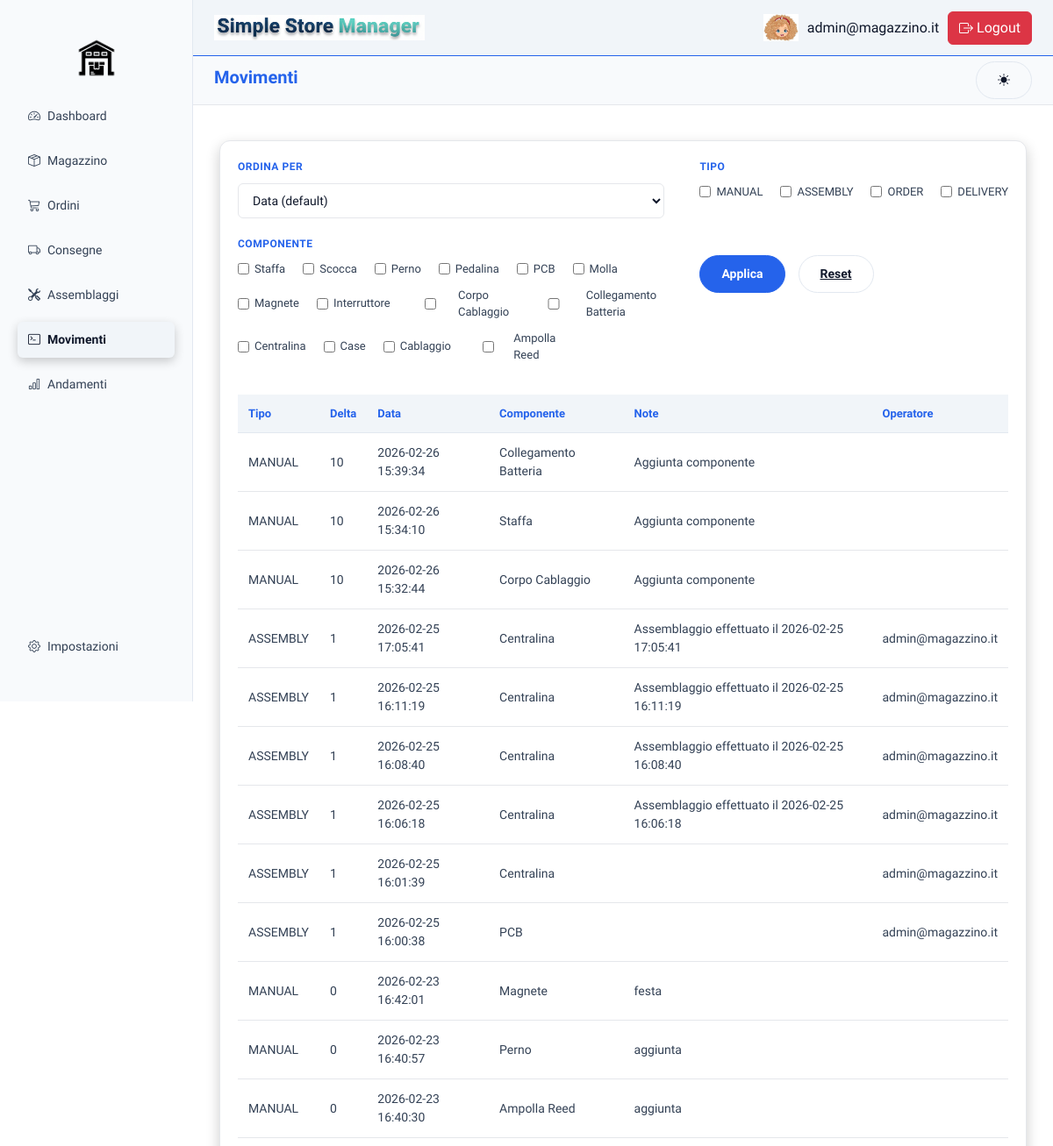
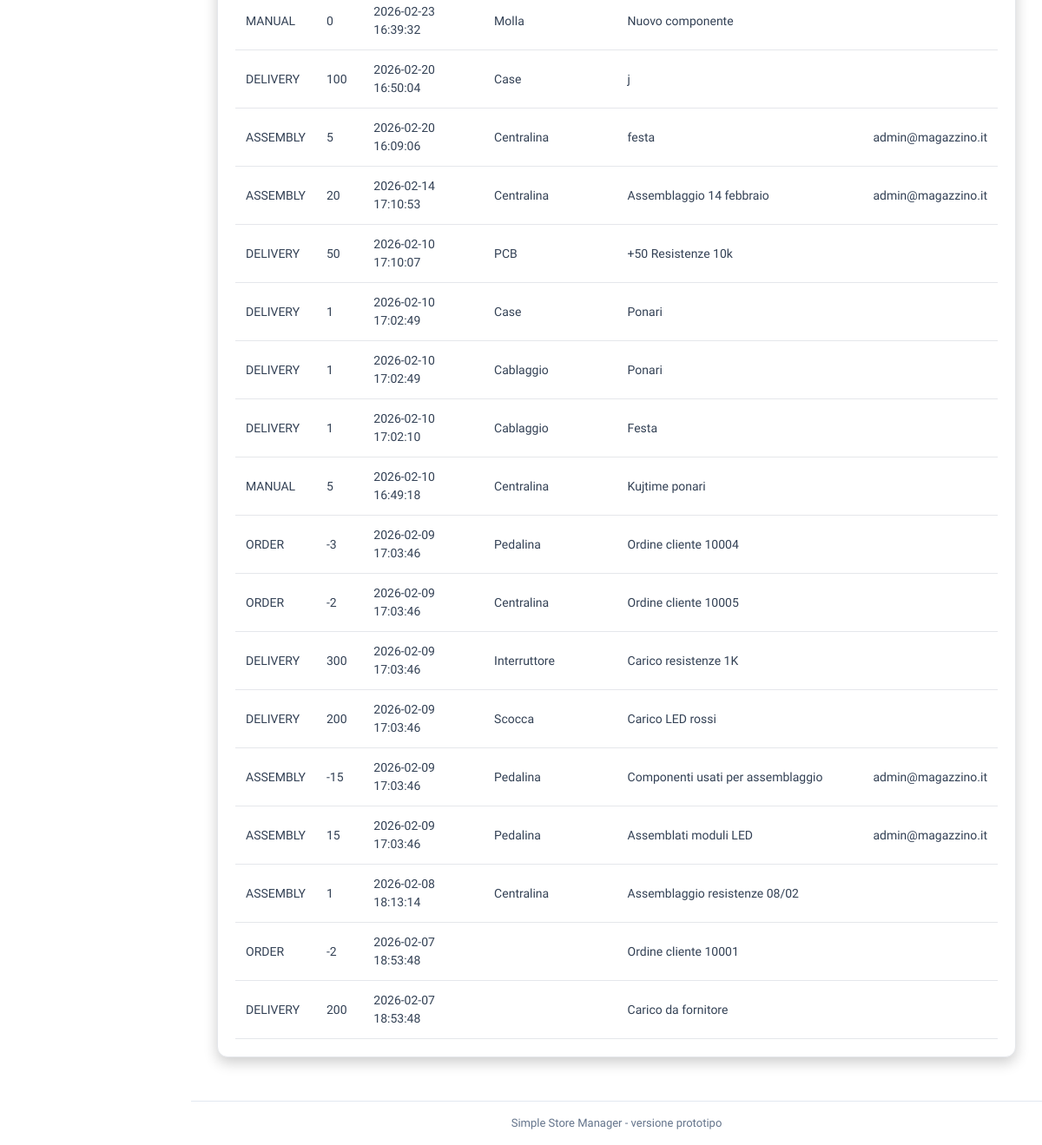
The app's page /index.php?page=movimenti (signed in) with its own data (2 pictures, top to bottom).
### tables this page shows
CREATE TABLE `componenti` (
  `id` int(5) NOT NULL,
  `sku` varchar(50) NOT NULL,
  `nome` varchar(30) NOT NULL,
  `qrcode` varchar(100) DEFAULT NULL,
  `unita_misura` varchar(10) DEFAULT NULL,
  `tipo` enum('RAW','ASSEMBLY') NOT NULL
);

CREATE TABLE `movimenti` (
  `id` int(5) NOT NULL,
  `delta` int(10) NOT NULL,
  `tipo` enum('ORDER','DELIVERY','MANUAL','ASSEMBLY') NOT NULL,
  `id_ordine` int(5) DEFAULT NULL,
  `id_consegna` int(5) DEFAULT NULL,
  `id_assemblaggio` int(5) DEFAULT NULL,
  `id_componente` int(5) DEFAULT NULL,
  `data_movimento` datetime NOT NULL DEFAULT current_timestamp(),
  `note` text DEFAULT NULL
);

CREATE TABLE `utenti` (
  `id` int(5) NOT NULL,
  `email` varchar(30) NOT NULL,
  `password_hash` varchar(255) NOT NULL,
  `ruolo` enum('WAREHOUSE','ADMIN') NOT NULL DEFAULT 'WAREHOUSE',
  `id_ruolo` int(5) DEFAULT NULL
);

### backend/query/movimenti.php (called while the page is built, shortened)
<?php
function getAllMovimenti($filters = []) {
    $pdo = connect();
    $where = [];
    $params = [];
    $sql = "
        SELECT
            m.tipo,
            m.delta,
            m.data_movimento,
            m.note,
            c.nome,
            u.email
        FROM movimenti m
        left JOIN componenti c ON c.id = m.id_componente
        left join assemblaggi a ON a.id = m.id_assemblaggio
        left join utenti u ON u.id = a.id_utente
    ";
    $allowedOrder = [
        'tipo' => 'm.tipo',
        'data' => 'm.data_movimento',
        'nome' => 'c.nome'
    ];
    if (!empty($filters['order']) && isset($allowedOrder[$filters['order']])) {
        $sql .= " ORDER BY " . $allowedOrder[$filters['order']].", m.data_movimento DESC";
    } else {
        $sql .= " ORDER BY m.data_movimento DESC";
    }
    $stmt = $pdo->prepare($sql);
    $stmt->execute($params);
    return $stmt->fetchAll(PDO::FETCH_ASSOC);
}
function getDistinctComponenti() {
    $pdo=connect();
    $sql = "SELECT distinct c.id,c.nome
            FROM movimenti m
            JOIN componenti c ON m.id_componente = c.id
            ORDER BY c.nome DESC;";
    $stmt = $pdo->query($sql);
    return $stmt->fetchAll(PDO::FETCH_ASSOC);
}
?>

### frontend/movimenti/movimenti.php (the view, shortened to what this page needs)
<?php
require_once 'backend/query/movimenti.php';
$filters = [
    'tipo'        => $_GET['tipo'] ?? [],
    'componenti'  => $_GET['componenti'] ?? [],
    'order'       => $_GET['order'] ?? null
];
$movimenti = getAllMovimenti($filters);
$componenti = getDistinctComponenti();
?>
<!DOCTYPE html>
<html lang="it">
<body>
  <div class="main">
    <div class="card full">
      <form method="GET" class="filters" action="">
        <div class="filter-block">
          <label>Ordina per</label>
          <select name="order">
            <option value="">Data (default)</option>
          </select>
        </div>
        <div class="filter-block">
          <label>Tipo</label>
          <div class="checkbox-group">
            <?php foreach (['MANUAL', 'ASSEMBLY', 'ORDER', 'DELIVERY'] as $t): ?>
              <label class="checkbox-item">
                <input
                  type="checkbox"
                  name="tipo[]"
                  value="<?= $t ?>"
                  <?= in_array($t, $_GET['tipo'] ?? []) ? 'checked' : '' ?>>
                <?= $t ?>
              </label>
            <?php endforeach; ?>
          </div>
        </div>
        <div class="filter-block">
          <label>Componente</label>
          <div class="checkbox-group">
            <?php foreach ($componenti as $c): ?>
              <label class="checkbox-item">
                <input
                  type="checkbox"
                  name="componenti[]"
                  value="<?= $c['id'] ?>"
                  <?= in_array($c['id'], $_GET['componenti'] ?? []) ? 'checked' : '' ?>>
                <?= htmlspecialchars($c['nome']) ?>
              </label>
            <?php endforeach; ?>
          </div>
        </div>
        <div class="filter-actions">
          <button type="submit" class="btn-primary">Applica</button>
          <a href="index.php?page=movimenti" class="btn-secondary">Reset</a>
        </div>
      </form>
      <table class="orders-table">
        <thead>
          <tr>
            <th>Tipo</th>
            <th>Delta</th>
            <th>Data</th>
            <th>Componente</th>
            <th>Note</th>
            <th>Operatore</th>
          </tr>
        </thead>
        <tbody>
          <?php foreach ($movimenti as $movimento): ?>
            <tr>
              <td><?= htmlspecialchars($movimento['tipo']) ?></td>
              <td><?= htmlspecialchars($movimento['delta']) ?></td>
              <td><?= htmlspecialchars($movimento['data_movimento']) ?></td>
              <td><?= htmlspecialchars($movimento['nome']) ?></td>
              <td><?= htmlspecialchars($movimento['note']) ?></td>
              <td><?= htmlspecialchars($movimento['email']) ?></td>
            </tr>
          <?php endforeach; ?>
        </tbody>
      </table>
    </div>
  </div>
</body>
</html>

### frontend/stile/layout.css (style rules this page uses)
* { box-sizing: border-box; margin: 0; padding: 0; }
body { font-family: "Sora", sans-serif; background-color: var(--background-color); color: var(--text-light); line-height: 1.5; -webkit-font-smoothing: antialiased; }
.main { margin-left: 220px; padding: 140px 30px 30px; min-height: 100vh; }
.card { background: var(--background-section); padding: 20px; border-radius: 12px; border: 1px solid var(--background-hover); box-shadow: 0 6px 16px rgba(0, 0, 0, 0.2); display: flex; flex-direction: column; color: var(--text-light); }
.card.full { width: 100%; margin: 20px 0; }
.orders-table, .assembly-table { width: 100%; border-collapse: collapse; margin-top: 10px; }
.orders-table th, .assembly-table th { text-align: left; font-size: 13px; color: var(--highlight-color); padding: 12px; background-color: var(--background-thead); font-weight: 600; border-bottom: 1px solid var(--border-color); }
.orders-table td, .assembly-table td { padding: 12px; border-bottom: 1px solid var(--background-hover); font-size: 14px; color: var(--text-grey); }
input, select, textarea { width: 100%; padding: 10px 12px; border: 1px solid var(--background-hover); border-radius: 6px; font-size: 14px; background-color: var(--background-color); color: var(--text-light); transition: border-color 0.2s, box-shadow 0.2s; }
.btn-primary { display: inline-flex; align-items: center; justify-content: center; padding: 10px 24px; font-size: 14px; font-weight: 600; color: var(--background-color); background-color: var(--highlight-color); border: 1px solid var(--highlight-color); border-radius: 999px; cursor: pointer; transition: all 0.2s ease; }
.btn-secondary { display: inline-flex; align-items: center; justify-content: center; padding: 10px 24px; font-size: 14px; font-weight: 600; color: var(--text-light); background-color: transparent; border: 1px solid var(--border-color); border-radius: 999px; cursor: pointer; transition: all 0.2s ease; }
.filters { display: grid; grid-template-columns: 1fr auto; gap: 20px 40px; align-items: start; margin-bottom: 25px; }
.filter-block { display: flex; flex-direction: column; gap: 10px; }
.filter-block > label { font-size: 12px; font-weight: 600; text-transform: uppercase; letter-spacing: 0.5px; color: var(--highlight-color); }
.filter-block:nth-child(2), .filter-block:nth-child(3) { grid-column: span 1; }
.checkbox-group { display: flex; flex-wrap: wrap; gap: 10px 20px; }
.checkbox-item { display: flex; align-items: center; gap: 6px; font-size: 13px; color: var(--text-grey); }
.checkbox-item input { accent-color: var(--highlight-color); }
.filter-actions { grid-column: 2 / 3; align-self: start; display: flex; gap: 15px; align-items: center; margin-top: 22px; }

### frontend/stile/style-light.css (style rules this page uses)
:root { --primary-color: #f1f5f9; --secondary-color: #f59e0b; --highlight-color: #2563eb; --highlight-hover: #1e40af; --background-color: #ffffff; --background-alt: #f8fafc; --background-section: #ffffff; --background-thead: #f1f5f9; --background-hover: #e5e7eb; --text-light: #0f172a; --text-grey: #334155; --text-muted: #64748b; --text-admin: #1e40af; --error-color: #dc2626; --success-color: #16a34a; --warning-color: #f59e0b; --info-color: #2563eb; --border-color: #e2e8f0; --shadow-light: rgba(15, 23, 42, 0.08); --shadow-strong: rgba(15, 23, 42, 0.15); --bg-body: var(--background-color); --bg-card: var(--background-section); --bg-input: #f1f5f9; --border-input: #e2e8f0; --border-input-focus: var(--highlight-color); --btn-bg: var(--secondary-color); --btn-bg-hover: #d97706; --text-primary: var(--text-light); --text-placeholder: #94a3b8; --text-error: var(--error-color); --text-error-alt: #b91c1c; --shadow-card: var(--shadow-light); --shadow-input-focus: rgba(37, 99, 235, 0.25); --qr-overlay-bg: rgba(15, 23, 42, 0.45); --qr-modal-bg: #ffffff; --qr-modal-text: #0f172a; --qr-shadow: rgba(15, 23, 42, 0.15); --qr-canvas-bg: #f8fafc; --qr-code-bg: #ffffff; --qr-code-text: #0f172a; --qr-close-color: #64748b; --qr-close-hover: #1e40af; }

### records on screen
componenti: nome "Staffa"
componenti: nome "Scocca"
componenti: nome "Perno"
componenti: nome "Pedalina"
componenti: nome "PCB"
componenti: nome "Molla"
componenti: nome "Magnete"
componenti: nome "Interruttore"
componenti: nome "Corpo Cablaggio"
componenti: nome "Collegamento Batteria"
componenti: nome "Centralina"
componenti: nome "Case"
componenti: nome "Cablaggio"
componenti: nome "Ampolla Reed"
movimenti: tipo "MANUAL", delta "10", data_movimento "2026-02-26 15:39:34", id_componente.nome "Collegamento Batteria", note "Aggiunta componente"
movimenti: tipo "MANUAL", delta "10", data_movimento "2026-02-26 15:34:10", id_componente.nome "Staffa", note "Aggiunta componente"
movimenti: tipo "MANUAL", delta "10", data_movimento "2026-02-26 15:32:44", id_componente.nome "Corpo Cablaggio", note "Aggiunta componente"
movimenti: tipo "ASSEMBLY", delta "1", data_movimento "2026-02-25 17:05:41", id_componente.nome "Centralina", note "Assemblaggio effettuato il 2026-02-25 17:05:41", utenti.email "admin@magazzino.it"
movimenti: tipo "ASSEMBLY", delta "1", data_movimento "2026-02-25 16:11:19", id_componente.nome "Centralina", note "Assemblaggio effettuato il 2026-02-25 16:11:19", utenti.email "admin@magazzino.it"
movimenti: tipo "ASSEMBLY", delta "1", data_movimento "2026-02-25 16:08:40", id_componente.nome "Centralina", note "Assemblaggio effettuato il 2026-02-25 16:08:40", utenti.email "admin@magazzino.it"
movimenti: tipo "ASSEMBLY", delta "1", data_movimento "2026-02-25 16:06:18", id_componente.nome "Centralina", note "Assemblaggio effettuato il 2026-02-25 16:06:18", utenti.email "admin@magazzino.it"
movimenti: tipo "ASSEMBLY", delta "1", data_movimento "2026-02-25 16:01:39", id_componente.nome "Centralina", utenti.email "admin@magazzino.it"
movimenti: tipo "ASSEMBLY", delta "1", data_movimento "2026-02-25 16:00:38", id_componente.nome "PCB", utenti.email "admin@magazzino.it"
movimenti: tipo "MANUAL", delta "0", data_movimento "2026-02-23 16:42:01", id_componente.nome "Magnete", note "festa"
movimenti: tipo "MANUAL", delta "0", data_movimento "2026-02-23 16:40:57", id_componente.nome "Perno", note "aggiunta"
movimenti: tipo "MANUAL", delta "0", data_movimento "2026-02-23 16:40:30", id_componente.nome "Ampolla Reed", note "aggiunta"
movimenti: tipo "MANUAL", delta "0", data_movimento "2026-02-23 16:39:32", id_componente.nome "Molla", note "Nuovo componente"
movimenti: tipo "DELIVERY", delta "100", data_movimento "2026-02-20 16:50:04", id_componente.nome "Case", note "j"
movimenti: tipo "ASSEMBLY", delta "5", data_movimento "2026-02-20 16:09:06", id_componente.nome "Centralina", note "festa", utenti.email "admin@magazzino.it"
movimenti: tipo "ASSEMBLY", delta "20", data_movimento "2026-02-14 17:10:53", id_componente.nome "Centralina", note "Assemblaggio 14 febbraio", utenti.email "admin@magazzino.it"
movimenti: tipo "DELIVERY", delta "50", data_movimento "2026-02-10 17:10:07", id_componente.nome "PCB", note "+50 Resistenze 10k"
movimenti: tipo "DELIVERY", delta "1", data_movimento "2026-02-10 17:02:49", id_componente.nome "Case", note "Ponari"
movimenti: tipo "DELIVERY", delta "1", data_movimento "2026-02-10 17:02:49", id_componente.nome "Cablaggio", note "Ponari"
movimenti: tipo "DELIVERY", delta "1", data_movimento "2026-02-10 17:02:10", id_componente.nome "Cablaggio", note "Festa"
movimenti: tipo "MANUAL", delta "5", data_movimento "2026-02-10 16:49:18", id_componente.nome "Centralina", note "Kujtime ponari"
movimenti: tipo "ORDER", delta "-3", data_movimento "2026-02-09 17:03:46", id_componente.nome "Pedalina", note "Ordine cliente 10004"
movimenti: tipo "ORDER", delta "-2", data_movimento "2026-02-09 17:03:46", id_componente.nome "Centralina", note "Ordine cliente 10005"
movimenti: tipo "DELIVERY", delta "300", data_movimento "2026-02-09 17:03:46", id_componente.nome "Interruttore", note "Carico resistenze 1K"
movimenti: tipo "DELIVERY", delta "200", data_movimento "2026-02-09 17:03:46", id_componente.nome "Scocca", note "Carico LED rossi"
movimenti: tipo "ASSEMBLY", delta "-15", data_movimento "2026-02-09 17:03:46", id_componente.nome "Pedalina", note "Componenti usati per assemblaggio", utenti.email "admin@magazzino.it"
movimenti: tipo "ASSEMBLY", delta "15", data_movimento "2026-02-09 17:03:46", id_componente.nome "Pedalina", note "Assemblati moduli LED", utenti.email "admin@magazzino.it"
movimenti: tipo "ASSEMBLY", delta "1", data_movimento "2026-02-08 18:13:14", id_componente.nome "Centralina", note "Assemblaggio resistenze 08/02"
movimenti: tipo "ORDER", delta "-2", data_movimento "2026-02-07 18:53:48", note "Ordine cliente 10001"
movimenti: tipo "DELIVERY", delta "200", data_movimento "2026-02-07 18:53:48", note "Carico da fornitore"

### other values on screen
$pagina "Dashboard"
$pagina "Magazzino"
$pagina "Ordini"
$pagina "Consegne"
$pagina "Assemblaggi"
$pagina "Movimenti"
$pagina "Andamenti"
$pagina "Impostazioni"
$_SESSION['user'] "admin@magazzino.it"
$page "Movimenti"
$t "MANUAL"
$t "ASSEMBLY"
$t "ORDER"
$t "DELIVERY"
